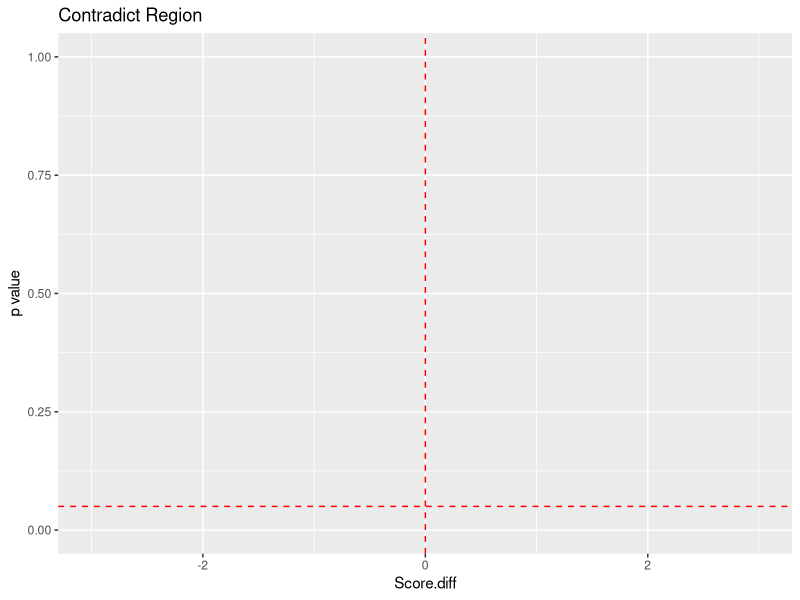

Source code (R):
library(ggplot2)

g = ggplot()
g = g + geom_hline(yintercept = 0.05,
                   linetype = "dashed" ,
                   colour = "red")
g = g + geom_vline(xintercept = 0,
                   linetype = "dashed" ,
                   colour = "red")
g = g + xlab("Score.diff") + ylab("p value") + ggtitle("Contradict Region")
g = g + coord_cartesian(xlim = c(-3, 3), ylim = c(0, 1))

plot(g)
